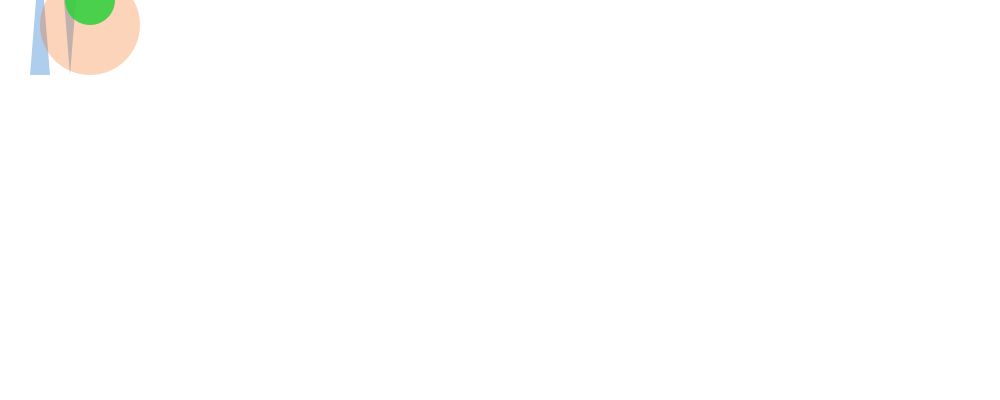
Frame 1 (no input)
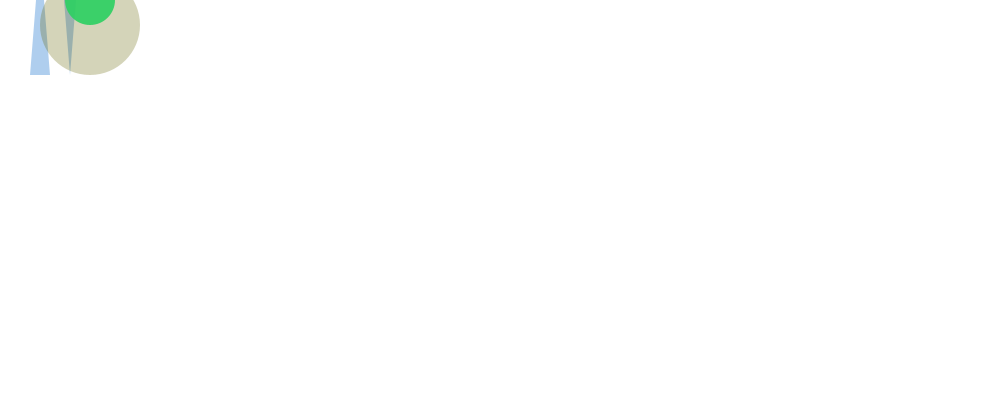
Frame 60 (the mouse pressed at the canvas centre just before this capture)
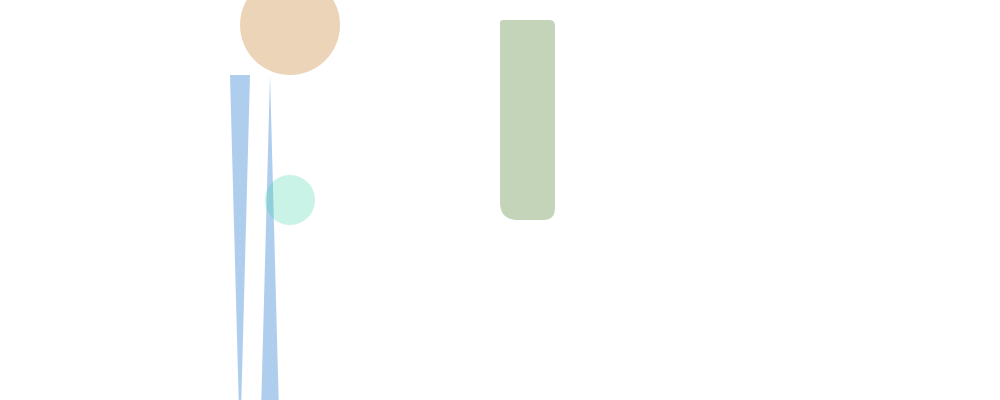
Frame 120 (the mouse held since frame 60 and released just before this capture)

The Processing sketch that drew these frames (run headless with seeded random() and noise(); from frame 60 on, the mouse is pressed at the canvas centre):

// Processing sketch: processing_98031
// ── processing_98031.pde

void setup(){
  size(1000,400);
  background(255);
}
void draw(){
   background(255);
  strokeWeight(30);
  stroke(0);
  
  
  strokeWeight(0);
  stroke(11,199,138);
  
  
  noStroke();
  fill(200,100,0,70);
  fill( random(255), 100, 0, 70); 
  
  rect(mouseX, 20, 55, mouseY, 3, 6, 12, 18);
  noStroke();
  fill(0,100,200,80);
 
beginShape(TRIANGLES);
vertex( mouseY+30, 75);
vertex( mouseY+40, mouseX-50);
vertex( mouseY+50, 75);
vertex( mouseY+60, mouseX-50);
vertex( mouseY+70, 75);
vertex( mouseY+80, mouseX-50);
endShape();

   fill(100,100,200,80);
   fill(100,100,200, random(255)); 
    
 ellipseMode(RADIUS); 
 fill(200,100,0,70);
fill(random(255),100,0, 70);  
ellipse(mouseY+90, 25, 50, 50); 

ellipseMode(CENTER);  
fill(200,100,0,70);
fill(46, 207,random(255), random(255));  
ellipse(mouseY+90, mouseY, 50, 50); 
  
  
}
